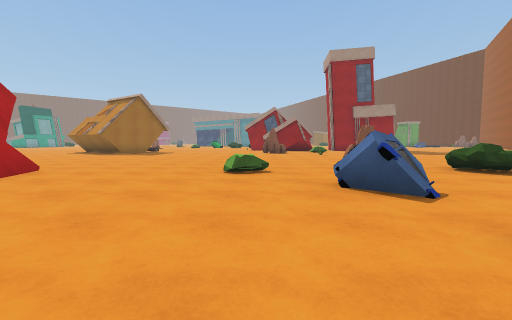
view 1 (above)

24 first-person views from a walk through a 3-D level made in the Unity game engine. The camera is 1.2 m above the floor, tilts 4° down and sees 90° across. The floor is counted in squares, 2 m on a side. Each view is taken from the middle of a square. On the plan, view 1 faces up. The plan holds only what a view shows up to about 9 squares ahead; the rest is blank. The place goes on beyond the plan. The player character is not drawn. Some animated figures are not drawn. Some surface patterns are stand-ins.

view 2
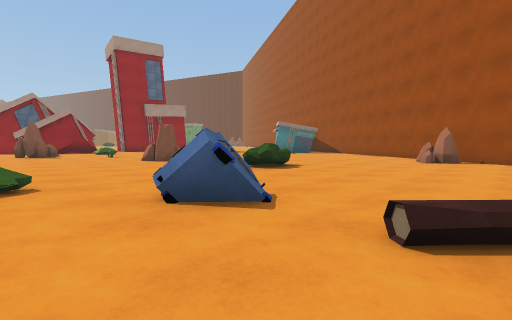

view 3
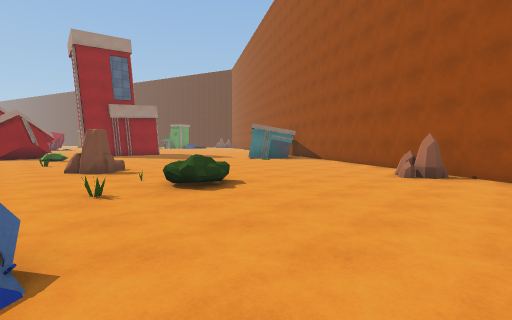

view 4
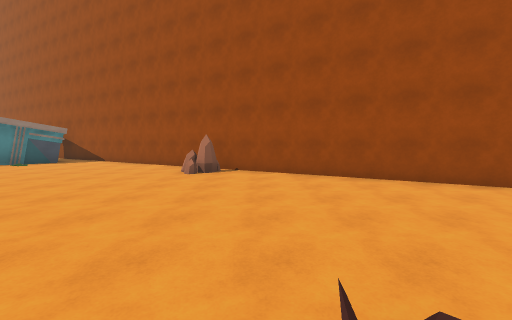

view 5
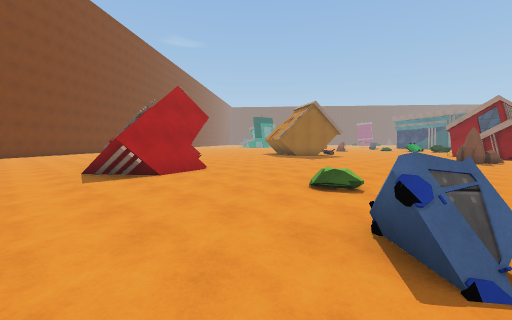

view 6
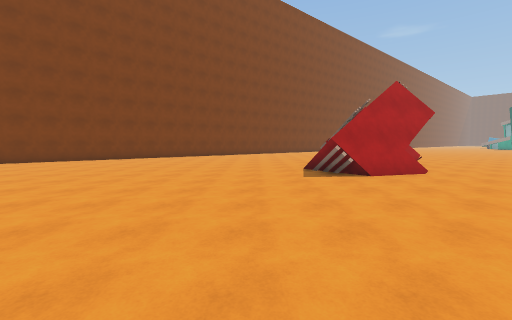

view 7
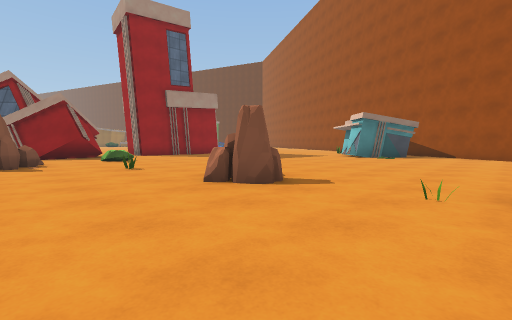

view 8
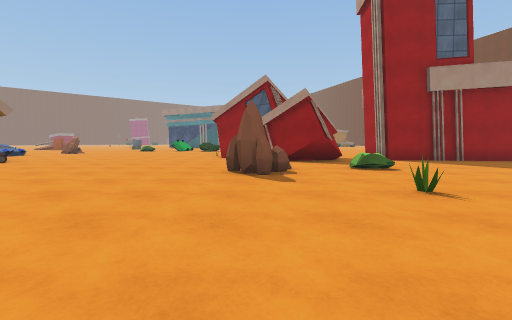

view 9
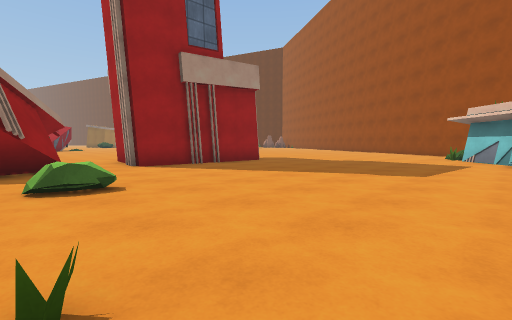

view 10
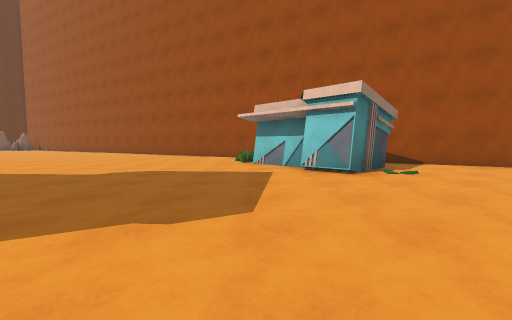

view 11
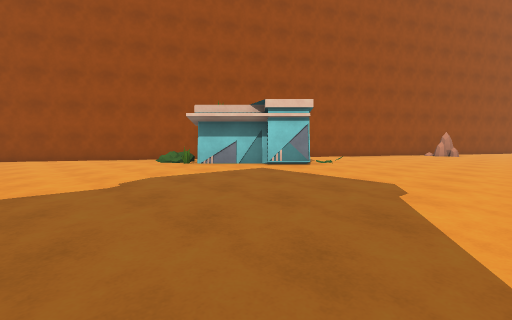

view 12
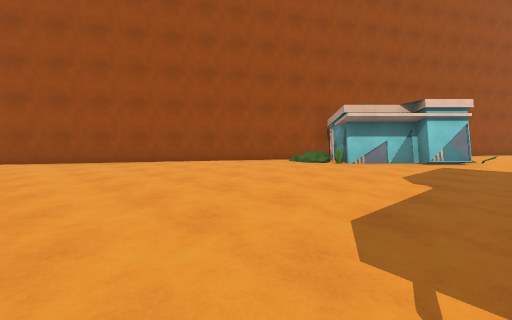

view 13
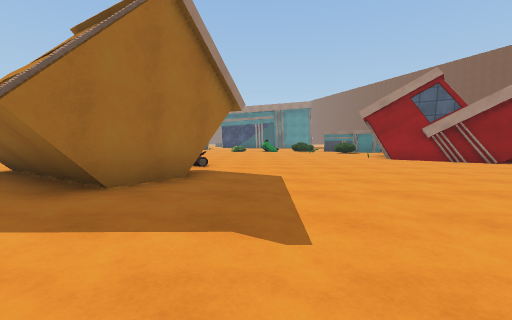

view 14
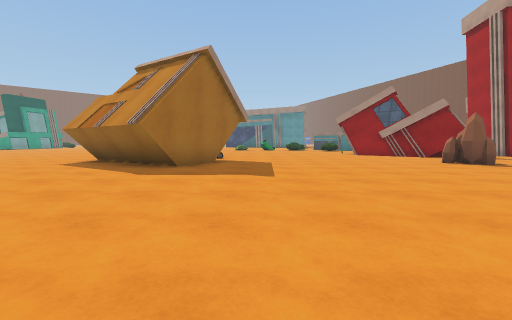

view 15
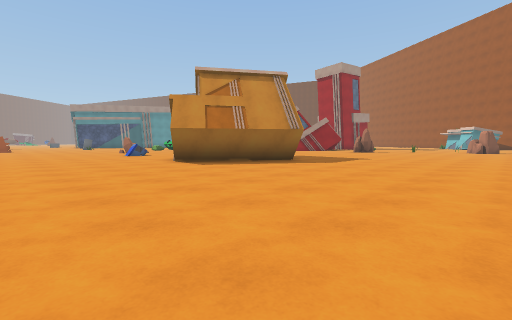

view 16
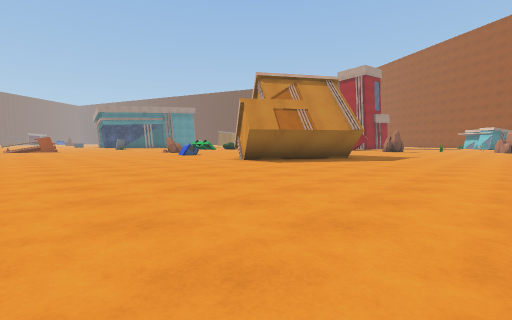

view 17
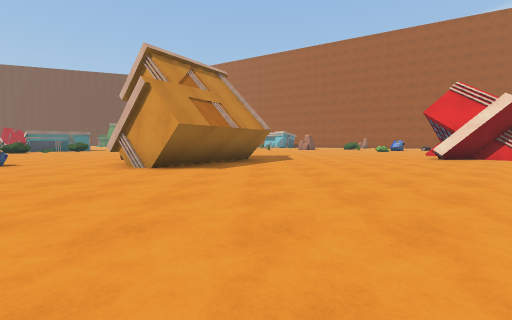

view 18
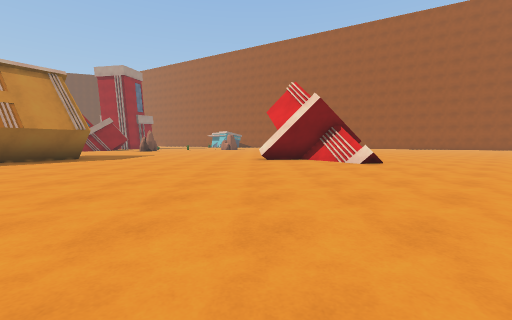

view 19
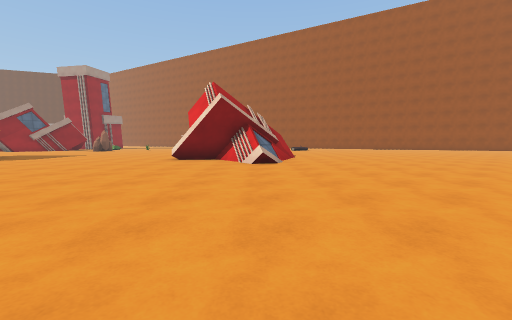

view 20
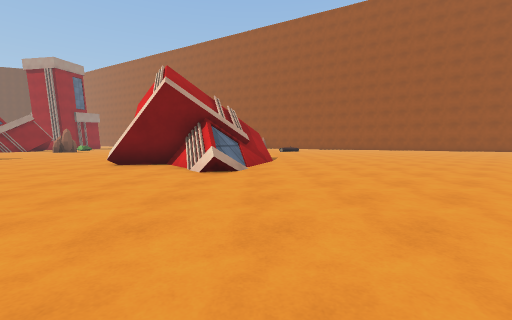

view 21
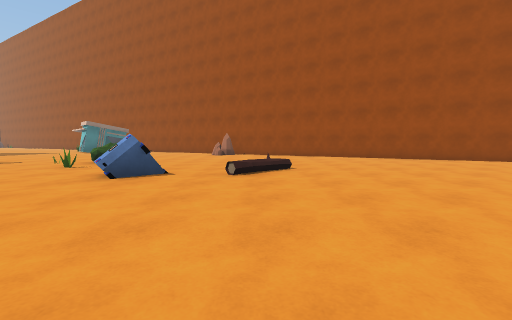

view 22
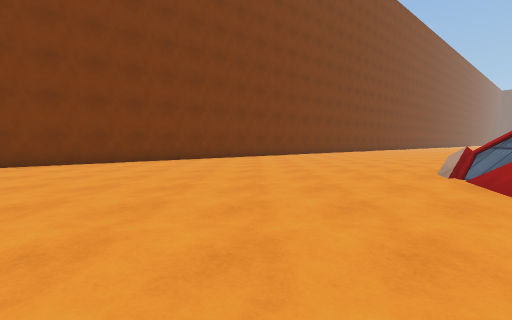

view 23
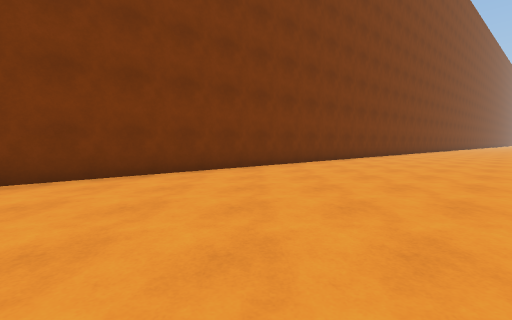

view 24
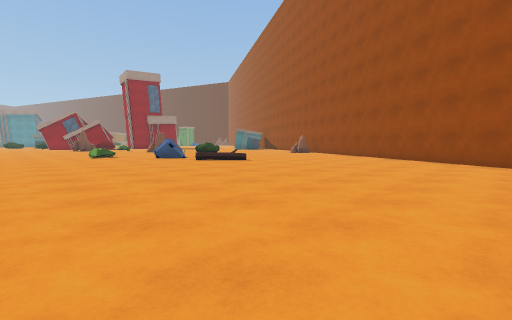

### Floor plan
Key: @ floor where view 1 was taken; # wall or solid block; . floor; / step, stairs or slope; = window, fence, low wall or low ledge; O other object.
Columns run from 16 left of view 1 to 20 right of it. Each row starts with its distance up from view 1.
 19 ..... O.........## ##.#   ..........#
 18 .................###..##  .........##
 17 ........./O.......##...###.........#
 16 ......OO  ........................##
 15 ......###OO........O..............#
 14 .......O##.......O...............##
 13 ........O#......................##
 12 ...................O.........OO##
 11 ............................OOO#
 10 ...........................#
  9 ....................O......OO
  8  .............................#
  7 .............................##
  6  ........#..........O.......##
  5  ........###....O..OOO......#
  4 .......=####...............##
  3  ........###.....OO......O.#
  2  ........................O##
  1  ................./O.....##
  0  #..............@../.....#
 -1  ##.....................##
 -2   ##....................#
 -3    #...................##
 -4    ##..................#
 -5     ##................##
 -6      ##. ... ........##

Positions as (right, up) in squares from view 1, and headings:
1: (0, 0), facing up
2: (0, 1), facing up-right
3: (2, 1), facing up-right
4: (2, 1), facing right
5: (2, 1), facing up-left
6: (2, 1), facing left
7: (1, 6), facing up-right
8: (1, 9), facing up
9: (3, 11), facing up-right
10: (6, 12), facing right
11: (7, 16), facing down-right
12: (10, 19), facing down-right
13: (-5, 10), facing up
14: (-5, 7), facing up
15: (-14, 8), facing up-right
16: (-16, 9), facing up-right
17: (-16, 13), facing right
18: (-16, 7), facing right
19: (-16, 4), facing right
20: (-14, 3), facing right
21: (-3, 1), facing right
22: (-4, 0), facing left
23: (-6, -3), facing left
24: (-3, -6), facing up-right
